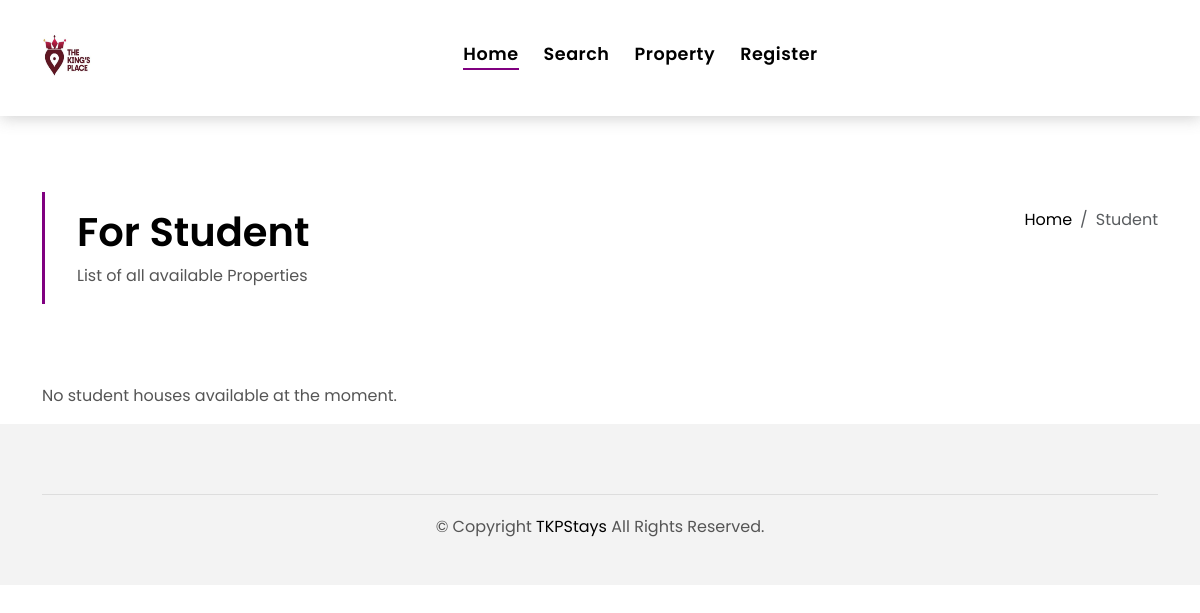
Before: /customer_portal/student_section/ with the older database file.
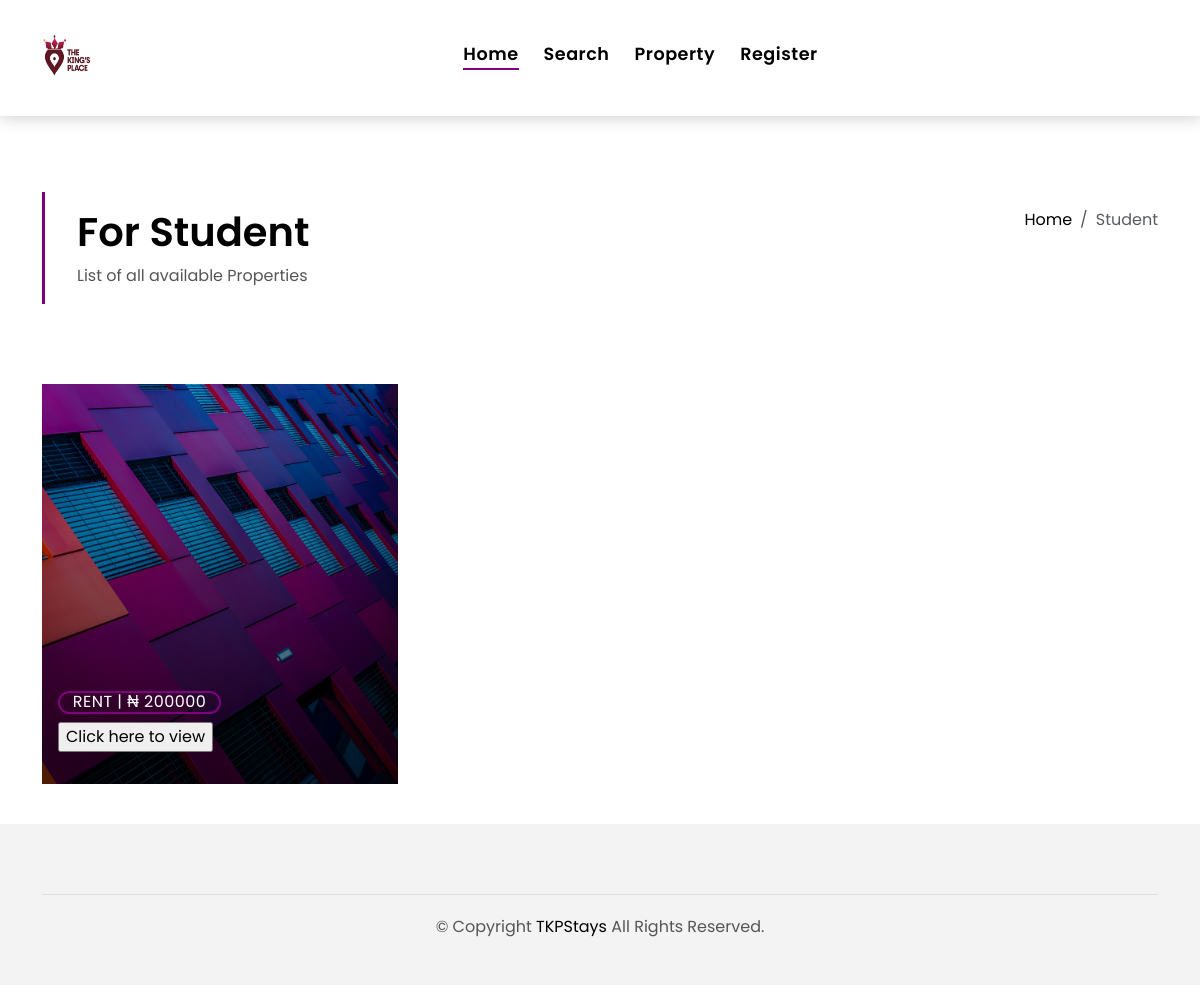
After: the same page with the newer database file.
### house_portal/models.py (models this page shows, shortened)
class House(models.Model):
    name = models.CharField(max_length=50)
    area = models.ForeignKey(Area, on_delete=models.SET_NULL, null=True)
    mail = models.EmailField(default='', null=True, blank=True)
    phone = models.CharField(max_length=20, default="", null=True, blank=True)
    address = models.CharField(max_length=300, default="")
    bedrooms = models.PositiveIntegerField(null=True, blank=True)
    bathrooms = models.PositiveIntegerField(null=True, blank=True)
    price = models.IntegerField(null=True, blank=True)
    is_available = models.BooleanField(default=True)
    type = models.CharField(
        max_length=20,
        choices=TYPE_CHOICES,
        default='House'  # Changed the default to a valid choice
    )
    description = models.TextField(max_length=1000)  # Increased the max_length for more flexibility
    is_student_only = models.BooleanField(default=True)
    owner = models.ForeignKey(
        Owner,
        on_delete=models.CASCADE,
        null=True,
        related_name='owned_houses'
    )
    image = models.ImageField(upload_to='house_images/', default='', blank=True)

### customer_portal/views.py (the view)
# urls.py: path('student_section/', student_section, name='student_section'),  # Add this line
def student_section(request):
    student_houses = House.objects.filter(is_student_only=True)
    return render(request, 'customer/student_section.html', {'student_houses': student_houses})

### customer_portal/templates/customer/student_section.html (shortened to what this page needs)
{% extends 'customer/base1.html' %}
{% load static %}
{% block content %}
<main id="main">
    <section class="intro-single">
      <div class="container">
        <div class="row">
          <div class="col-md-12 col-lg-8">
            <div class="title-single-box">
              <h1 class="title-single">For Student</h1>
              <span class="color-text-a">List of all available Properties</span>
            </div>
          </div>
          <div class="col-md-12 col-lg-4">
            <nav aria-label="breadcrumb" class="breadcrumb-box d-flex justify-content-lg-end">
              <ol class="breadcrumb">
                <li class="breadcrumb-item">
                  <a href="#">Home</a>
                </li>
                <li class="breadcrumb-item active" aria-current="page">
                  Student
                </li>
              </ol>
            </nav>
          </div>
        </div>
      </div>
    </section>
    <section class="property-grid grid">
        <div class="container">
          <div class="row">
            <div class="col-sm-12">
            </div>
    {% if student_houses %}
    {% for house in student_houses %}
            <div class="col-md-4">
              <div class="card-box-a card-shadow">
                <div class="img-box-a">
                  <img src="{{ house.image.url }}" alt="" style="height: 400px;" class="img-a img-fluid">
                </div>
                <div class="card-overlay">
                  <div class="card-overlay-a-content">
                    <div class="card-header-a">
                      <h2 class="card-title-a">
                      </h2>
                    </div>
                    <div class="card-body-a">
                      <div class="price-box d-flex">
                        <span class="price-a">rent | ₦ {{house.price}}</span>
                      </div>
                      <form action="/customer_portal/rent/" method="post">
                        <input type="submit" value="Click here to view">
                      </form>
                    </div>
                  </div>
                </div>
              </div>
            </div>
            {% endfor %}
        </div>
      </section>
      {% else %}
      <p>No student houses available at the moment.</p>
  {% endif %}
    </main>
    {% endblock %}

Changed rows visible on the page:
added House: image (picture), price "200000"
Other visible differences:
text no longer shown: "No student houses available at the moment."
